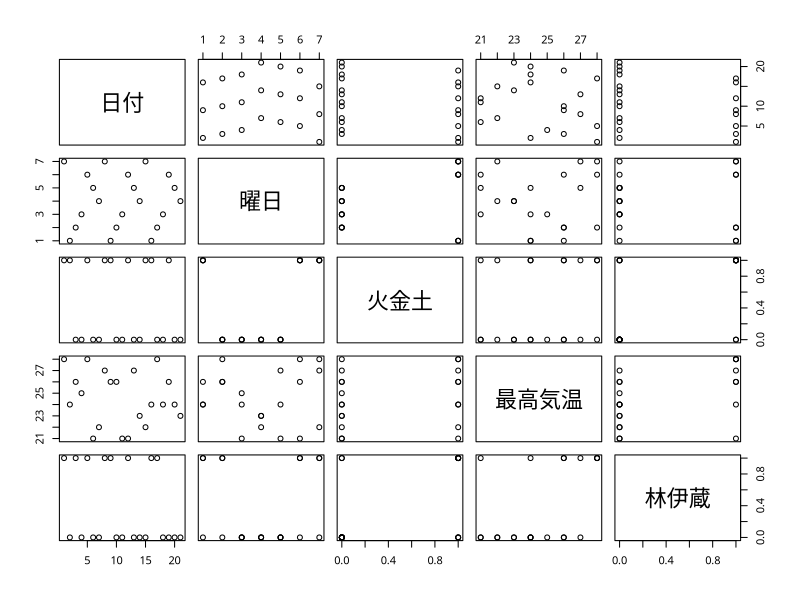
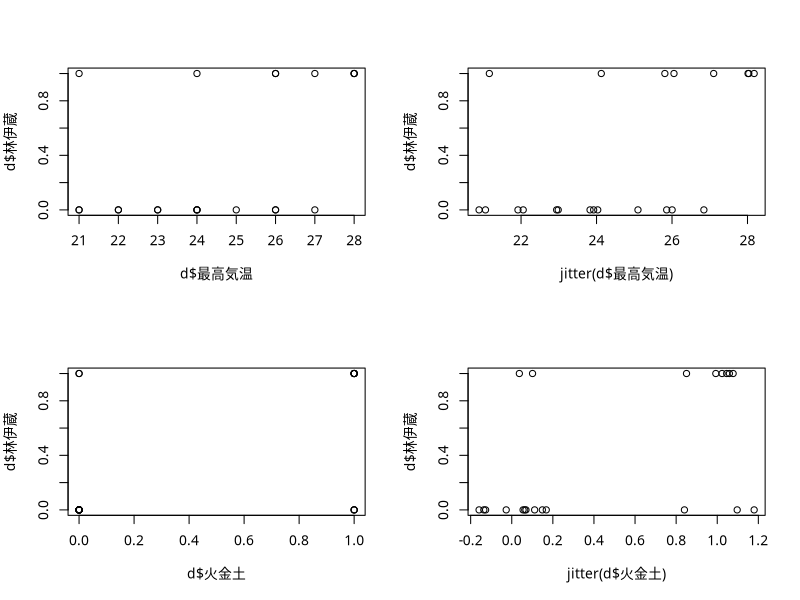

Generate these figures, in order, with R:
#ロジスティック回帰（焼酎の売上が曜日、気温で変わるか）
#データの確認
d<-read.csv("syoucyu.csv",fileEncoding="cp932")
head(d)
str(d)
summary(d)

#散布図
par(family="HiraginoSans-W3")
plot(d)

par(mfrow=c(2,2))
plot(d$林伊蔵~d$最高気温)
plot(d$林伊蔵~jitter(d$最高気温)) #誤差を加えて見やすく

plot(d$林伊蔵~d$火金土)
plot(d$林伊蔵~jitter(d$火金土)) #誤差を加えて見やすく

#一般化線形回帰で二項ロジスティク回帰
logi.rg <- glm(林伊蔵~火金土+最高気温, data = d, family=binomial(link="logit"))
logi.rg

#計算してみる（土曜、23度）と0.44程度ー＞売れるか微妙？
1/(1+exp(15.2035-2.4426*1-0.5445*23))

#判別正答率(21日文の予測値)
p <- predict(logi.rg, type="response")
#注意 type="response"がないとpが線形予測子になる
yp <- ifelse(p<0.5, "0", "1") #確率0.5未満は0, それ以外1
yp
t <- table(d$林伊蔵, yp) #テーブル
t
cr <- sum(diag(t)/sum(t)) #判別正答率（予測正答率ではない）
cr

summary(logi.rg)

#最高気温23度、土曜日の予測
new.d <- data.frame(最高気温 = 23, 火金土= 1)
new.d
predict(logi.rg, new.d, type="response")

#オッズ比
exp(logi.rg$coefficients)[-1]
